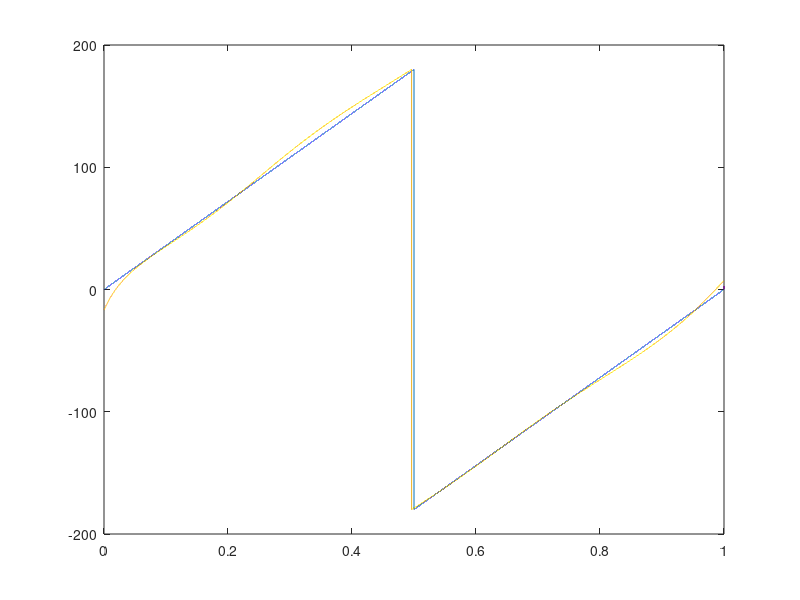

This figure's MATLAB source:
clc;
clear;
close all;

%% Inputs
frac = 1;
x(:, 1) = linspace(0, 1, 100001);

order = 4;

%% Test Fit
y = exp(1j .* (2*pi) * frac * x) .* (1 + x + x.^2);
p = polyfit(x, y, order);

yFit = polyval(p, x);

%% Numerical
int1 = trapz(x, y)
int2 = trapz(x, yFit)

relErr = abs((int1 - int2) ./ int1)

%% Plot
figure;
plot(x, rad2deg(angle(y)), "", LineWidth=1.5);
hold on;
plot(x, rad2deg(angle(yFit)), "", LineWidth=1.5);




